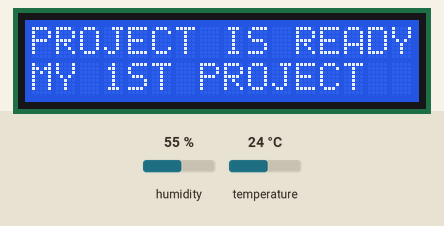
A sketch run on a simulated Arduino Uno, built with avr-gcc and run on an emulated ATmega328P. On the bench: 16×2 character LCD. The test bench sets the inputs (shaded band); at power-on: humidity 55 %, temperature 24 °C. What the sketch prints to the serial monitor is not drawn.

Above: at 0.1 s.
At 3.2 s:
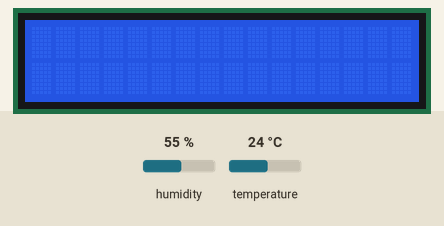
At 7.2 s:
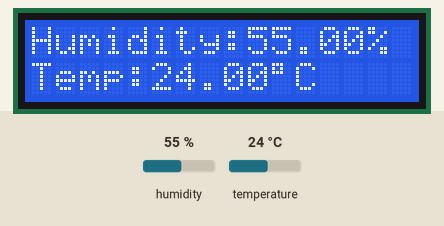
At 15.2 s:
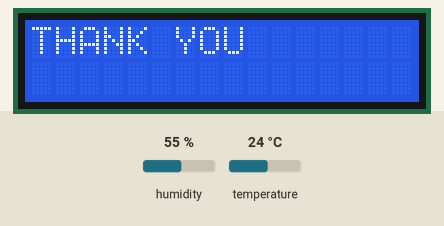

Measured:
- what the display in image 1 shows lasts 4.1 s, from 3.1 s to 7.2 s
- what the display in image 2 shows lasts 8.0 s, from 7.2 s to 15.2 s
- what the display in image 3 shows lasts 4.0 s, from 15.2 s to 19.2 s

The sketch:

Temperature_and_Humidity_1st_Project.ino
```cpp
# include <Wire.h>
# include <LiquidCrystal_I2C.h>
# include <DHT.h>

# define DHTPIN A0
# define DHTTYPE DHT11

DHT dht(DHTPIN,DHTTYPE);
LiquidCrystal_I2C lcd(0x27,16,2);

void setup() {
  Serial.begin(9600);
  dht.begin();
  lcd.init();
  lcd.backlight();
  lcd.clear();
  lcd.home();
  lcd.print("PROJECT IS READY");
  lcd.setCursor(0,1);
  lcd.print("MY 1ST PROJECT");
  delay(3000);
  lcd.clear();

}

void loop() {
  float h = dht.readHumidity();
  float t = dht.readTemperature();
  if (isnan(h) || isnan(t)){

    lcd.print("SENSOR ERROR!!");
    return;
  }

  Serial.print("Humidity:");
  Serial.print(h);
  Serial.print("%\t");
  Serial.print("Temperature:");
  Serial.print(t);
  Serial.print(" degree Celsius");

  delay(4000);

  lcd.clear();
  lcd.setCursor(0,0);
  lcd.print("Humidity:");
  lcd.print(h);
  lcd.print("%");
  lcd.setCursor(0,1);
  lcd.print("Temp:");
  lcd.print(t);
  lcd.print((char)223);
  lcd.print("C");

  delay(8000);
  lcd.clear();
  lcd.print("THANK YOU ");
}
```
